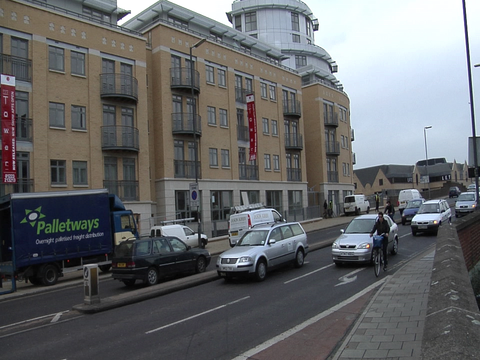
%> input picture Matlab/09_PracticalCondensation/HillsRdSkipFrames_0000871.png, 480 x 360 px
$ octave ExhaustiveTemplateSearchDemo.m   (GNU Octave 9; MATLAB toolbox functions it lacks are replaced by stand-ins)
%> lines starting %> are read from the running program, lines starting %| are printed output that depends on the picture; in (x1, y1, x2, y2) boxes, pixels count from 0 and x2, y2 are one past the last pixel; in counts of white or black regions, pixels touching at a corner belong together; the program's own positions count from 1
### Matlab/09_PracticalCondensation/IndexesToSearchInFullImg.m
function [coords availPadW availPadN] = IndexesToSearchInFullImg(Isize, TmplSize, TmplOrigin, SearchPadding)
%
%  coords = IndexesToSearchInFullImg(Isize, TmplSize, TmplOrigin, SearchPadding)
%
% We want to search for this template inside a search window of the Image.
% Padding around the template tells us where to look, but crop to I's image
% boundaries (for now).
%    DEV:
% Isize = size(I)
% TmplSize = size(img_Cel);   % Could be color, that's fine, the 3 is last.
% TmplOrigin = [347 82 ]; % y,x of the Template's "home" pixel
% SearchPadding = [20 20 20 20]   % To the  West, East, North, South

mostW = max(1, TmplOrigin(2) - SearchPadding(1) );
mostE = min(Isize(2), TmplOrigin(2) + TmplSize(2) + SearchPadding(2) );
mostN = max(1, TmplOrigin(1) - SearchPadding(3) );
mostS = min(Isize(1), TmplOrigin(1) + TmplSize(1) + SearchPadding(4) );

coords = [ mostN mostS  mostW mostE ];

if nargout == 3
    availPadW = TmplOrigin(2) - mostW;
    availPadN = TmplOrigin(1) - mostN;
end

### Matlab/09_PracticalCondensation/PatchDistPicker.m
function [C movedSE scoreMaxs] = PatchDistPicker(T, A, availPadWN, DistName, imgMaskCel)
% T = img_Cel(:,:,2); A = subI(:,:,2); availPadWN=[availPadW availPadN];
% imgMaskCel=imgMaskCel;
% Compute one of several distance measures (like NCC) between
%   template T, and
%   search image A,
%   over a range of translations.
%
%   imgMaskCel is a binary mask that lets you specify that only some pixels
%   in T should be evaluated, otherwise we'll use the whole rectangular
%   patch. Only relevant for DistName == masked_*
%
%       Note about padding and availPadWN:
% The search area of A is an expanded space, around the last known location
% of T. We need to know how much extra space that is, so that when we find
% a peak, we can subtract off the padding.
%
% For example: if T didn't move at all, then the pixel in C that sits under
% the lower-right corner of the template has a peak score.
% That row ==  padN + T's height. Similar for col and padW.
%
%   Code by Gabriel J Brostow
%
%
if (nargout >= 3 )
    bFindPeaks = 1;
else
    bFindPeaks = 0;
end


switch (DistName)
    case {'builtinNCC'}
        C = normxcorr2(T, A);
        [C movedSE scoreMaxs] = CompRelMotionVecsMatlabWay( C, T, A, availPadWN );
        return
    case {'builtinNCCsearchInside'}
        C = normxcorr2(T, A);

        % Crop out the part of the result that has ncc's where the
        % WHOLE T was overlapping inside of A. If we wanted to ncc with pixels
        % outside A, we would have padded it ourselves (since there are probably
        % pixels there - A was cut from a larger image, after all).
        [C movedSE scoreMaxs] = CompRelMotionVecsAreaSafe( C, T, A, availPadWN );
        return


    case {'plain_ncc'}
        %
        %  Working (checked against normxcorr2) version of NCC that checks only
        %  correlation between all of T and the specified extent of A (ie no
        %  expanded search where the T sticks out beyond A).
        %
        meanT = sum(T(:)) / numel(T);
        Toffset = T - meanT;
        ToffsetSqrd = Toffset.^2;
        SumToffsetSqrd = sum( ToffsetSqrd(:) );     % Same as: sum(sum(Toffset.^2))

        sA = size(A);
        sT = size(T);
        [evalRowsCols] = sA-sT + [1 1];

        C = zeros(evalRowsCols);
        for iRow = 1:evalRowsCols(1)
            for iCol = 1:evalRowsCols(2)
                F= A( iRow : iRow + sT(1)-1, iCol : iCol + sT(2)-1 ); % Now size(F) == size(T)
        %         imshow(F);
        %         pause2(1/30);
                meanF = sum(F(:)) / numel(F);
                Foffset = F - meanF;
                FoffsetSqrd = Foffset.^2;
                SumFoffsetSqrd = sum( FoffsetSqrd(:) );
                numerator = sum(sum(F .* Toffset));
                denom = sqrt( SumFoffsetSqrd * SumToffsetSqrd );
                C(iRow, iCol) = numerator / denom;
            end
        end

        [movedSE scoreMaxs] = CompRelMotionVecsWoPadding( C, availPadWN );
        return
    case {'maskedNCC'}
        %
        % Trying to NCC only the pixels within the real shape of the T!
        %
        sA = size(A);
        sT = size(T);
        imgMaskCelONs = find(imgMaskCel);
        lilT = zeros(sT);
        lilT(imgMaskCelONs) = T(imgMaskCelONs);
        %
        %
        meanT = sum(lilT(:)) / numel(imgMaskCelONs);
        %Toffset = T - meanT;
        Toffset = zeros(sT);
        Toffset(imgMaskCelONs) = T(imgMaskCelONs) - meanT;

        ToffsetSqrd = Toffset.^2;
        SumToffsetSqrd = sum( ToffsetSqrd(:) );     % Same as: sum(sum(Toffset.^2))

        [evalRowsCols] = sA-sT + [1 1];

        C = zeros(evalRowsCols);
        for iRow = 1:evalRowsCols(1)
            for iCol = 1:evalRowsCols(2)
                F= A( iRow : iRow + sT(1)-1, iCol : iCol + sT(2)-1 ); % Now size(F) == size(T)
                lilF = zeros(sT);
                lilF(imgMaskCelONs) = F(imgMaskCelONs);
        %         imshow(F);
        %         pause2(1/30);
                meanF = sum(lilF(:)) / numel(imgMaskCelONs);
                Foffset = zeros(sT);
                Foffset(imgMaskCelONs) = F(imgMaskCelONs) - meanF;
                FoffsetSqrd = Foffset.^2;
                SumFoffsetSqrd = sum( FoffsetSqrd(:) );
                numerator = sum(sum(lilF .* Toffset));
                denom = sqrt( SumFoffsetSqrd * SumToffsetSqrd );
                C(iRow, iCol) = numerator / denom;
            end
        end

        if( bFindPeaks )
            [movedSE scoreMaxs] = CompRelMotionVecsWoPadding( C, availPadWN );
        end

        return
    case {'plain_nssd'}  % NOTE!! Negating since this gives _distance_ and we want _closeness_
        % See "Probabilistic fusion of stereo with color and contrast for bi-layer segmentation"
        % by Kolmogorov et al. PAMI06, eq's (11)-(12) and Appendix A
        % They say N0 = 0.3, and lambda = 10.5 +/- 1.5.
        N0 = 0.3;
        lambda = 10.5;

        meanT = sum(T(:)) / numel(T);
        Toffset = T - meanT;
        ToffsetSqrd = Toffset.^2;
        SumToffsetSqrd = sum( ToffsetSqrd(:) );     % Same as: sum(sum(Toffset.^2))

        sA = size(A);
        sT = size(T);
        [evalRowsCols] = sA-sT + [1 1];

        C = zeros(evalRowsCols);
        for iRow = 1:evalRowsCols(1)
            for iCol = 1:evalRowsCols(2)
                F= A( iRow : iRow + sT(1)-1, iCol : iCol + sT(2)-1 ); % Now size(F) == size(T)
        %         imshow(F);
        %         pause2(1/30);
                meanF = sum(F(:)) / numel(F);
                Foffset = F - meanF;
                FoffsetSqrd = Foffset.^2;
                SumFoffsetSqrd = sum( FoffsetSqrd(:) );

                denom = SumToffsetSqrd + SumFoffsetSqrd;
                difOffsets = Toffset - Foffset;
                difOffsetsSqrd = difOffsets.^2;
                numerator = 0.5 * sum( difOffsetsSqrd(:) );

                % N = num / denom;
                C(iRow, iCol) = -lambda * (   (numerator / denom)    - N0);  % NSSD = lambda * (N-N0)
            end
        end

        [movedSE scoreMaxs] = CompRelMotionVecsWoPadding( C, availPadWN );
        return
    case {'masked_nssd'}
        %
        % Trying to NSSD only the pixels within the real shape of the T!
        %
        N0 = 0.3;
        lambda = 10.5;

        sA = size(A);
        sT = size(T);
        imgMaskCelONs = find(imgMaskCel);
        lilT = zeros(sT);
        lilT(imgMaskCelONs) = T(imgMaskCelONs);
        %
        %
        meanT = sum(lilT(:)) / numel(imgMaskCelONs);
        %Toffset = T - meanT;
        Toffset = zeros(sT);
        Toffset(imgMaskCelONs) = T(imgMaskCelONs) - meanT;

        ToffsetSqrd = Toffset.^2;
        SumToffsetSqrd = sum( ToffsetSqrd(:) );     % Same as: sum(sum(Toffset.^2))

        [evalRowsCols] = sA-sT + [1 1];

        C = zeros(evalRowsCols);

        % HackToSmallTemplateInPatchDistPicker: failing to assign any real correlation-scores when the
        % template has too few pixels to match. For now: warn + eject when
        % that happens!
        if( size(imgMaskCelONs,1) < 4 )
            movedSE = [-1000 -1000];
            scoreMaxs = -1;   % As a signal that things went wrong here.
            display('HackTooSmallTemplateInPatchDistPicker');
            return
        end
        if( size(imgMaskCelONs,1) > 1600 )      % Should probably do this in scale-space: big poly's tracks ARE useful at top of pyramid.
            movedSE = [-1000 -1000];
            scoreMaxs = -1;   % As a signal that things went wrong here.
            display('HackTooBIGTemplateInPatchDistPicker');
            return
        end

        for iRow = 1:evalRowsCols(1)
            for iCol = 1:evalRowsCols(2)
                F= A( iRow : iRow + sT(1)-1, iCol : iCol + sT(2)-1 ); % Now size(F) == size(T)
                lilF = zeros(sT);
                lilF(imgMaskCelONs) = F(imgMaskCelONs);
        %         imshow(F);
        %         pause2(1/30);
                meanF = sum(lilF(:)) / numel(imgMaskCelONs);
                Foffset = zeros(sT);
                Foffset(imgMaskCelONs) = F(imgMaskCelONs) - meanF;
                FoffsetSqrd = Foffset.^2;
                SumFoffsetSqrd = sum( FoffsetSqrd(:) );

                denom = SumToffsetSqrd + SumFoffsetSqrd;
                difOffsets = Toffset - Foffset;
                difOffsetsSqrd = difOffsets.^2;
                numerator = 0.5 * sum( difOffsetsSqrd(:) );

                % N = num / denom;
                C(iRow, iCol) = -lambda * (   (numerator / denom)    - N0);  % NSSD = lambda * (N-N0)
            end
        end

        if( bFindPeaks )
            [movedSE scoreMaxs] = CompRelMotionVecsWoPadding( C, availPadWN );
        end

        return

end %switch over DistName


% if nargout < 3
%     return;
% end
%   =====================================================================
%   To get here, must want the distance's heightfield processed for peaks!
%   ======================================================================

end %of Function


%%
%-------------------------------
% Function to handle basic Matlab normxcorr2 which finds ncc even when T
% overlaps A by only one corner pixel.
%
% [13 lines left out: function CompRelMotionVecsMatlabWay, not called in this run]


%-------------------------------
% Improved function to handle Matlab normxcorr2 which finds ncc
% even when T overlaps A by only one corner pixel.
%       BUT!!! Now cut out those parts, leaving only full-overlap.
%
function [C movedSE scoreMaxs] = CompRelMotionVecsAreaSafe( C, T, A, availPadWN )
[heightT widthT ] = size(T);
[heightA widthA ] = size(A);
C = C( heightT:heightA, widthT:widthA );

[movedSE scoreMaxs] = CompRelMotionVecsWoPadding( C, availPadWN );

end


% Moved out to its own function file!
% %-------------------------------
% % 	Search region around the T's last know location
% %   must be compensated-for when computing where the peaks happened wrt to
% %   how much the T really moved.
% %
% function [movedSE scoreMaxs] = CompRelMotionVecsWoPadding( C, availPadWN )
% [scoreMaxs,indMaxs,scoreMins,indMins] = extrema2(C);
% [ypeak, xpeak] =ind2sub(size(C), indMaxs );
%
% moved_E = xpeak - 1 - availPadWN(1);   %Peak_col -Matlab's zero - padW
% moved_S = ypeak - 1 - availPadWN(2);   %Peak_row -Matlab's zero - padN
% movedSE = [moved_S moved_E];
% end

### Matlab/09_PracticalCondensation/GetCelMaskPixels.m
function mask = GetCelMaskPixels( IndexMap, iId, minXs, maxXs, minYs, maxYs )
%    Usage:
%    mask = ..
%       GetCelMaskPixels( IndexMap, iId, minXs, maxXs, minYs, maxYs )
%
%  ones: Where the IndexMap == iId
%  zeros: everywhere else
%
%  SIZE of result =
%    size of specified sub-window (so probably search area within IndexMap)
%
%
mask = zeros( 1+maxYs - minYs, 1+maxXs-minXs );
mask(    (IndexMap(minYs:maxYs,   minXs:maxXs))==iId          ) = 1;

### Matlab/09_PracticalCondensation/CompRelMotionVecsWoPadding.m
function [movedSE scoreMaxs] = CompRelMotionVecsWoPadding( C, availPadWN )
%-------------------------------
% Usage: [movedSE scoreMaxs] = CompRelMotionVecsWoPadding( C, availPadWN )
%
% 	Search region around the T's last know location
%   must be compensated-for when computing where the peaks happened wrt to
%   how much the T really moved.
%

[scoreMaxs,indMaxs,scoreMins,indMins] = extrema2(C);
[ypeak, xpeak] =ind2sub(size(C), indMaxs );

moved_E = xpeak - 1 - availPadWN(1);   %Peak_col -Matlab's zero - padW
moved_S = ypeak - 1 - availPadWN(2);   %Peak_row -Matlab's zero - padN
movedSE = [moved_S moved_E];
end

### Matlab/09_PracticalCondensation/ExhaustiveTemplateSearchDemo.m
close all
clear all

Im1 = double( imread( 'HillsRdSkipFrames_0000871.png' ));
Im2 = double( imread( 'HillsRdSkipFrames_0000878.png' ));
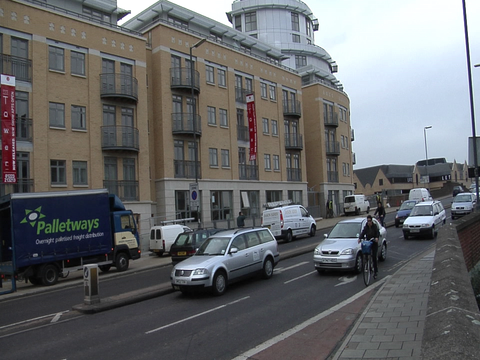
%> input picture Matlab/09_PracticalCondensation/HillsRdSkipFrames_0000878.png, 480 x 360 px
%imagesc(Im1/255);

% User will need to click-drag the corners of a rectangle on the current
% figure. Hit <enter> when done, so that coordinates are saved in pos:
% [upper left's x, y, width, height]
%H = imrect;
%pos = wait(H);
% OR:
 pos = [253.81       256.07       17.419       25.714 ];
 pos = round(pos);


% These steps are QUITE round-about for isolating the "template" pixels we
% wish to track, but makes it easy to see how one could select a more
% freehand shape than a rectangle, like an impoly, imellipse, or
% imfreehand.
maskSearchWhat = uint8(zeros(size(Im1, 1), size(Im1, 2), 1));
maskSearchWhat( pos(2):pos(2)+pos(4), pos(1):pos(1)+pos(3) ) = 1;
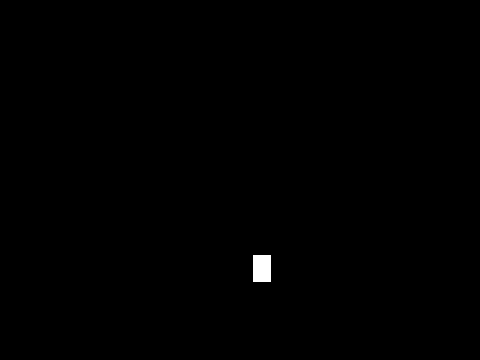
%> maskSearchWhat: size 360x480 uint8; values 0 (black) and 1 (white), 0.28% white; 1 white region, box (x1, y1, x2, y2) and area: (253, 255, 271, 282) 486
clear H pos;
[Ys Xs] = find(maskSearchWhat == 1);
%> Ys = 486 values from 256 to 282; Xs = 486 values from 254 to 271
% Now we have all the coord's of this blob.

% Two equivalent ways to grab the sub-image:
minXs = min(Xs);
%> minXs = 254
maxXs = max(Xs);
%> maxXs = 271
minYs = min(Ys);
%> minYs = 256
maxYs = max(Ys);
%> maxYs = 282
pixelsTemplate = Im1(minYs:maxYs,   minXs:maxXs, :);  % Need colRange, rowRange
% OR
% upper-left corner, width, height:
% rect_Cel = [min(Xs)     min(Ys)     max(Xs)-min(Xs)    max(Ys)-min(Ys)];
% pixelsTemplate = imcrop( I, rect_Cel );  % NOTE: imcrop uses (x,y) NOT (col, row)
% imagesc(pixelsTemplate/255)

contour = bwtraceboundary(logical(maskSearchWhat), [Ys(1), Xs(1)], 'NE', 8, inf, 'counterclockwise');
% [7 lines of commented-out code are left out]

SearchPadding = [50 50 50 50];
[cropCoordsFullI availPadW availPadN] = ...
    IndexesToSearchInFullImg(size(Im2), size(pixelsTemplate), [minYs minXs], SearchPadding);
%> in IndexesToSearchInFullImg, `mostE = min(Isize(2), TmplOrigin(2) + TmplSize(2) + SearchPadding(2) );`: mostE = 322
%> in IndexesToSearchInFullImg, `mostS = min(Isize(1), TmplOrigin(1) + TmplSize(1) + SearchPadding(4) );`: mostS = 333
%> in IndexesToSearchInFullImg, `coords = [ mostN mostS  mostW mostE ];`: coords = [206 333 204 322]
%> cropCoordsFullI = [206 333 204 322]; availPadW = 50; availPadN = 50
subI = Im2(cropCoordsFullI(1):cropCoordsFullI(2), cropCoordsFullI(3):cropCoordsFullI(4), :);
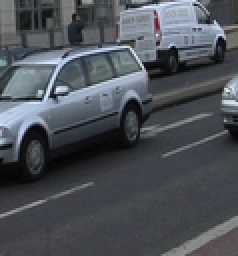
%> subI: size 128x119x3 double (shown 2 times larger); mean R, G, B 77.2, 81.7, 87.9

imgMaskCel = GetCelMaskPixels( maskSearchWhat, 1, minXs, maxXs, minYs, maxYs );

% Just use green channel for now (ie :,:,2).
[ncc movedSE scoreMaxs] = ...
    PatchDistPicker( pixelsTemplate(:,:,2), subI(:,:,2), ...
                     [availPadW availPadN], ...
                     'builtinNCCsearchInside', ...   % builtinNCC, builtinNCCsearchInside, plain_ncc, maskedNCC, plain_nssd, masked_nssd
                     imgMaskCel );
%> in PatchDistPicker, `C = normxcorr2(T, A);`:
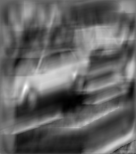
%> C: size 154x136 double; min -0.656, max 0.88, mean -0.051; drawn with min black and max white
%> in CompRelMotionVecsAreaSafe, `[heightT widthT ] = size(T);`: heightT = 27; widthT = 18
%> in CompRelMotionVecsAreaSafe, `C = C( heightT:heightA, widthT:widthA );`:
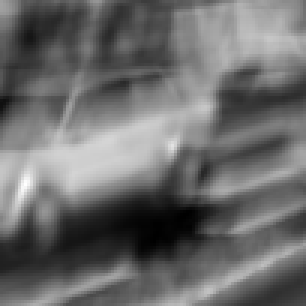
%> C: size 102x102 double (shown 3 times larger); min -0.656, max 0.88, mean -0.00615; drawn with min black and max white
%> the run ends on the next line
